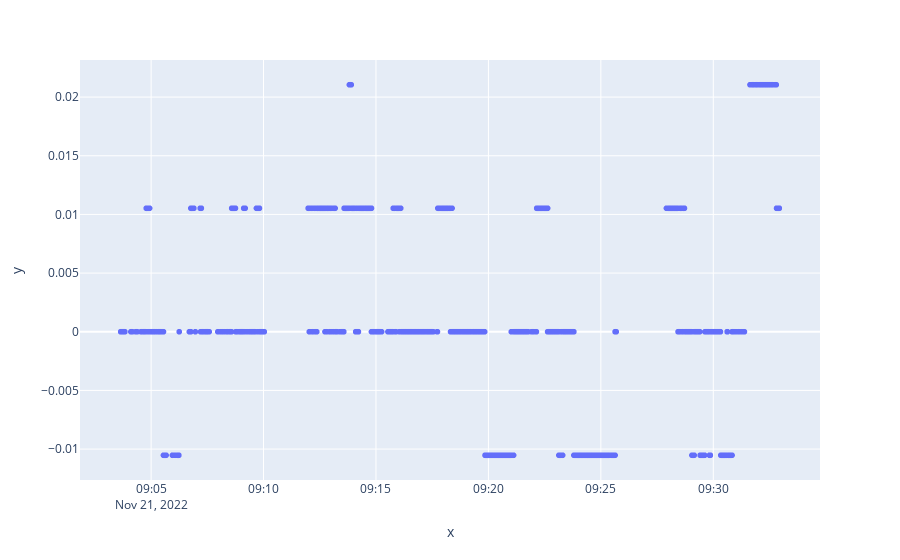

Here is the notebook cell this chart was saved with:
### Code cell
px.scatter(x = formatted_times  ,y = spo2['spo2'])

### Figure 1 — Plotly figure (JSON) as saved in the notebook; plotly's stock layout.template omitted (floating-point values rounded to 4 significant figures; data arrays with more than 128 entries replaced by an {"elided": "..."} marker saying what was removed)
{"data": [{"hovertemplate": "x=%{x}<br>y=%{y}<extra></extra>", "legendgroup": "", "marker": {"color": "#636efa", "symbol": "circle"}, "mode": "markers", "name": "", "showlegend": false, "type": "scattergl", "x": {"elided": "1623 str values"}, "xaxis": "x", "y": {"elided": "1623 float values"}, "yaxis": "y"}], "layout": {"legend": {"tracegroupgap": 0}, "margin": {"t": 60}, "xaxis": {"anchor": "y", "domain": [0, 1], "title": {"text": "x"}}, "yaxis": {"anchor": "x", "domain": [0, 1], "title": {"text": "y"}}}}
